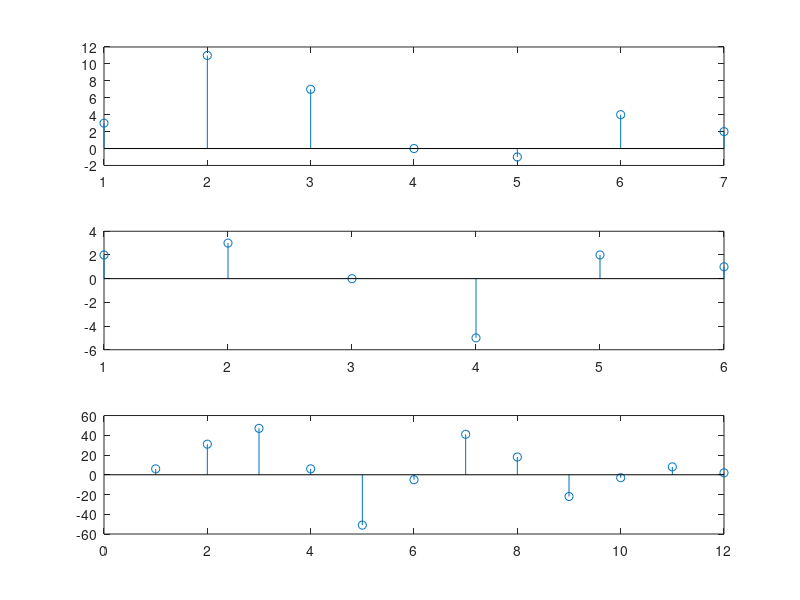

MATLAB code for this plot:
% convDemo: simple convolution demo

x = [3, 11, 7, 0, -1, 4, 2];
h = [2, 3, 0, -5, 2, 1];

y=conv(x,h);

subplot(311); stem(x)
subplot(312); stem(h)
subplot(313); stem(y)
